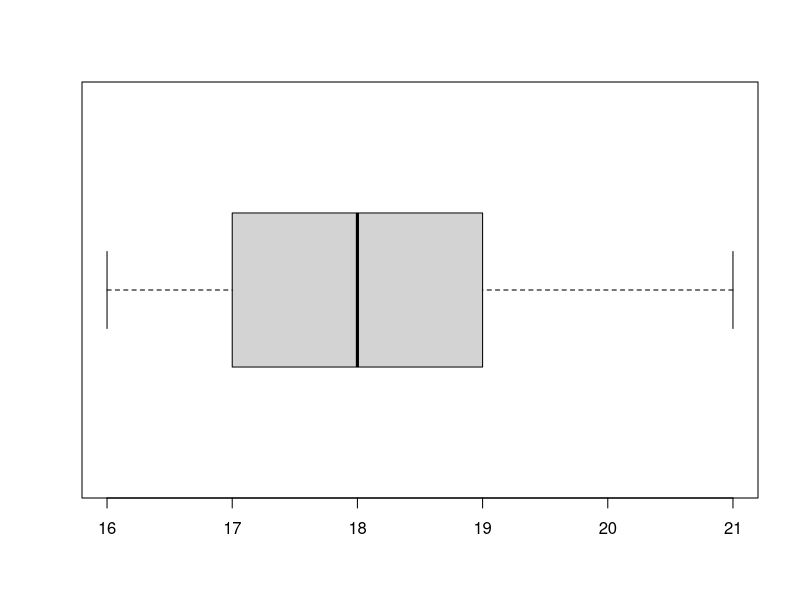
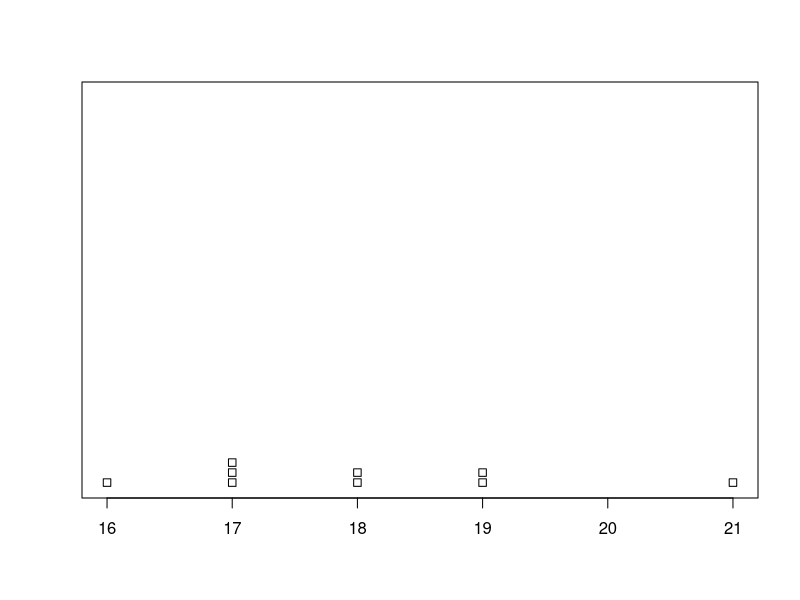
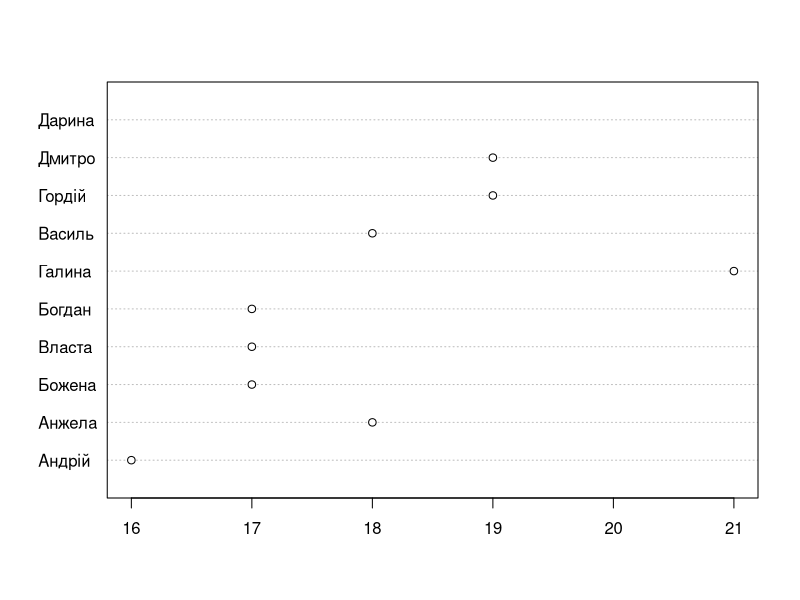
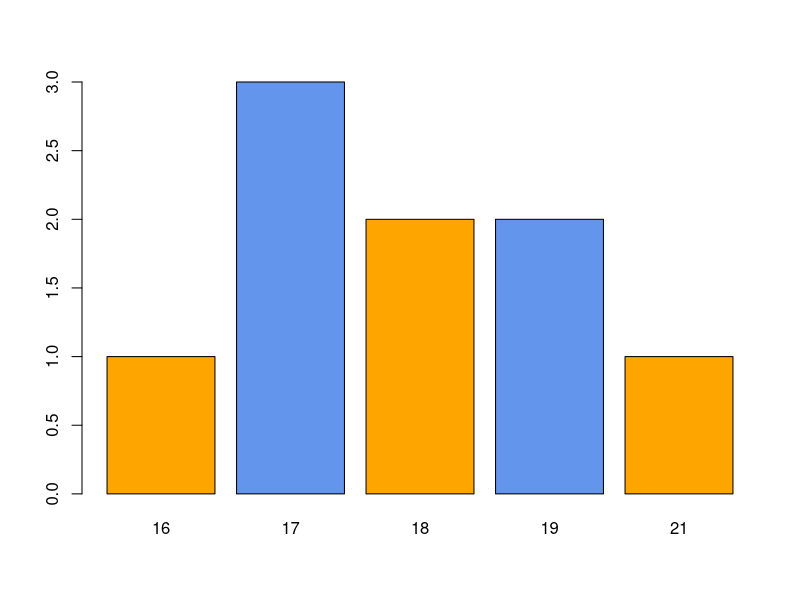

These charts were generated, in order, by the following R code:
## ---- chunk 1
idno <- 1 : 100
idno
## ---- chunk 2
# Це пояснюючий коментар. Він починається символом гратки (фунта, хештега)
age <- c(16, 18, 17, 17, 17, 21, 18, 19, 19, 17)

# Так вміст об'єкту можна вивести на пристрій (наприклад, на екран або у файл)
print(age)
age
## ---- chunk 3
## Іменований вектор. Колжне значення має своє унікальне ім'я
## Для Дарини вік невідомий

age <- c(
  Андрій = 16, Анжела = 18, Божена = 17, Власта = 17, Богдан = 17, 
  Галина = 21, Василь = 18, Гордій = 19, Дмитро = 19, Дарина = NA
)
## ---- chunk 4
age
## ---- chunk 5
names(age)
## ---- chunk 6
## Створимо дихотомічну змінну Male
Male <- c(1, 0, 0, 0, 1, 0, 1, 1, 1, 0)

## Прив'яжемо до складових ті самі імена, що й у векторі віку
names(Male) <- names(age)

Male
## ---- chunk 7
## Обчислення середнього арифметичного
mean(age, na.rm = TRUE)
mean(Male, na.rm = TRUE)

## Відхилення від середнього віку
age - 18
## ---- chunk 8
## Перетворимо кількісну змінну на категоріальну номінальну
## FALSE і TRUE -- логічні значення: "ні" / "так"
gender <- factor(
  x = Male,
  levels = 0:1,
  labels = c("Чоловік", "Жінка"),
  ordered = FALSE 
)

## Операції для кількісних змінних виводять попередження
mean(gender, na.rm = TRUE)

## Для категоріальних змінних можна вивести таблицю розподілу частот
table(gender)
## ---- chunk 9
attributes(gender)
## ---- chunk 10
str(gender)
## ---- chunk 11
## Питання A1 з фактору A: "Мені начхати на почуття інших"
## Номери обраних варіантів відповіді

A1 <- c(2, 2, 5, 4, 2, 6, 2, 4, 4, 2)

## Іменований вектор з мітками варіантів відповіді
val_labels <- c(
  "Дуже неточно" = 1, "Помірно неточно" = 2, "Скоріше неточно" = 3, 
  "Скоріше точно" = 4, "Помірно точно" = 5, "Дуже точно" = 6
)

attr(A1, "label") <- "Мені начхати на почуття інших"
attr(A1, "labels") <- val_labels

str(A1)
## ---- chunk 12
## тут я підключаю пакет, який спочатку потрібно інсталювати
library(sjmisc, quietly = TRUE)

## Вивести інформативну таблицю частот
frq(A1)
## ---- chunk 13
boxplot(age, horizontal = TRUE)
## ---- chunk 14
stripchart(
  x = age, method = "stack",
  offset = 0.5, at = 0
)
## ---- chunk 15
dotchart(age)
## ---- chunk 16
#| fig-cap: Стовпчикова діаграма частот
#| label: fig-barplot
barplot(
  height = table(age),
  col = c("orange", "cornflowerblue")
)
